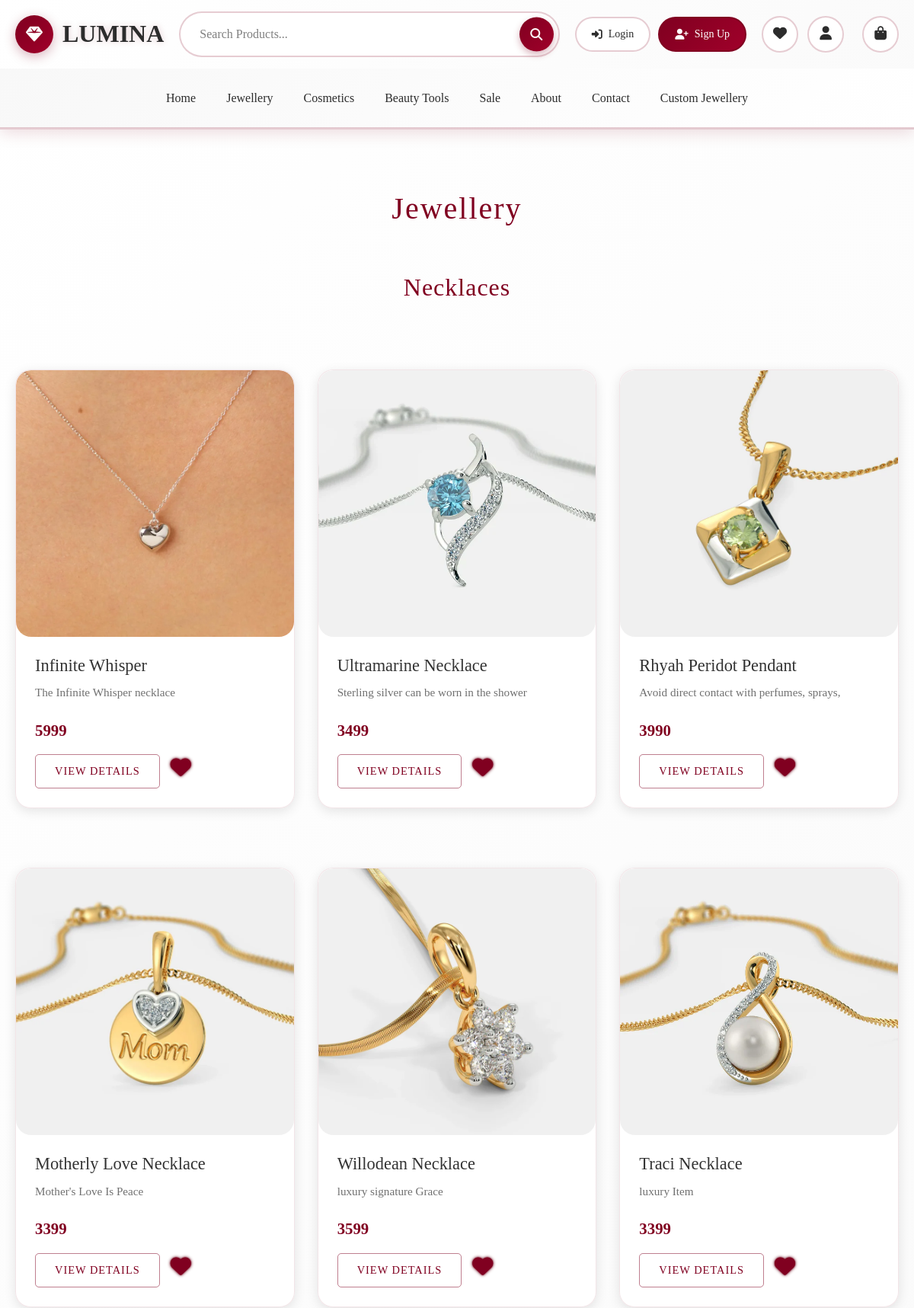
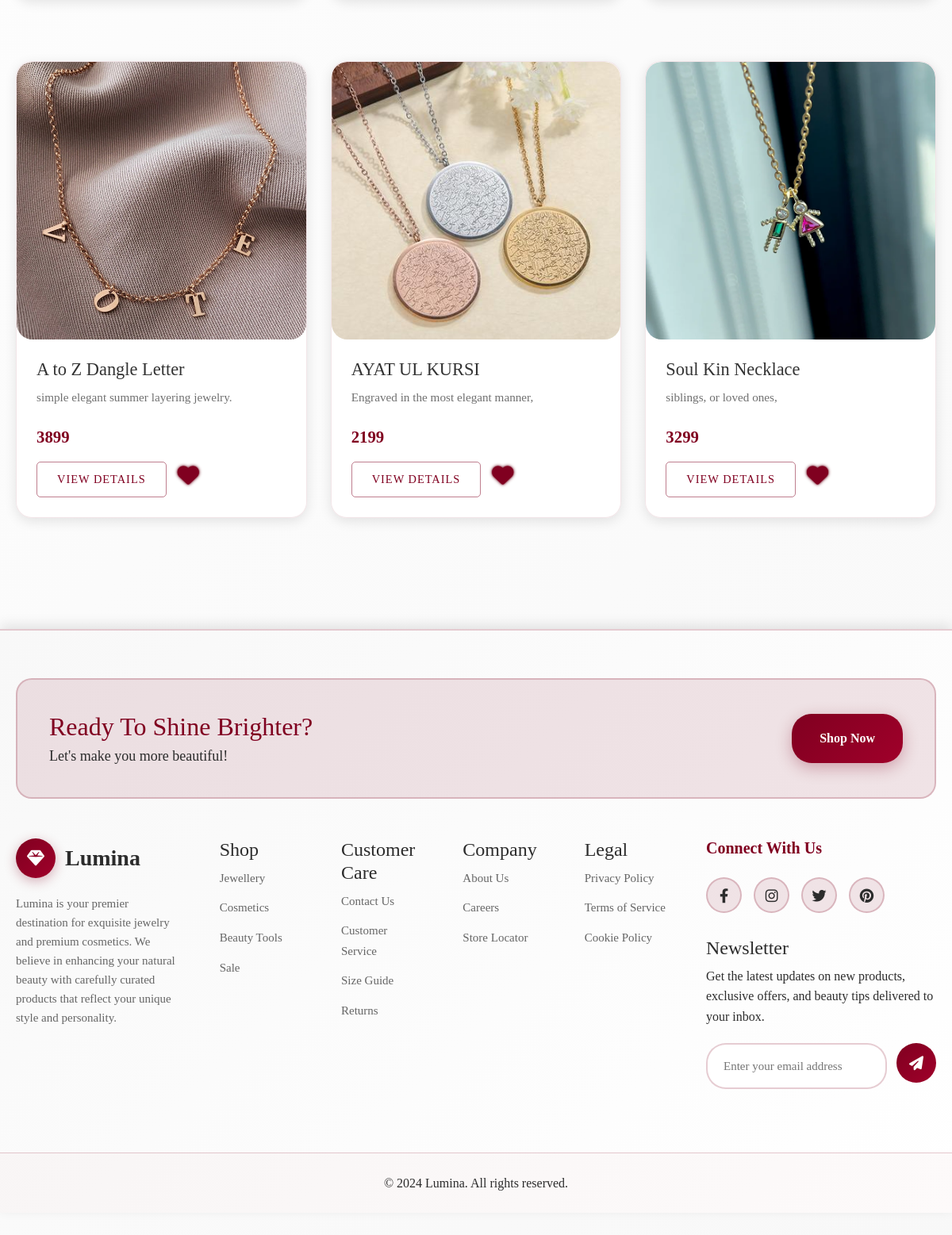
Page /products/products.php?category=Jewellery&subcategory=Necklaces on the committed database (2 pictures, top to bottom).
### tables this page shows
CREATE TABLE `add_product` (
  `product_id` int(255) NOT NULL,
  `product_name` varchar(255) NOT NULL,
  `product_category` varchar(255) NOT NULL,
  `product_subcategory` varchar(255) NOT NULL,
  `product_price` int(255) NOT NULL,
  `product_image` varchar(500) NOT NULL,
  `product_description` varchar(500) NOT NULL,
  `product_tag` varchar(255) NOT NULL
);

### products/products.php (the view, shortened to what this page needs)
<?php include'../includes/header.php'?>
<div class="category-section">
  <div class="products">
    <?php
include('../includes/connection.php');
$category = isset($_GET['category']) ? $_GET['category'] : null;
$subcategory = isset($_GET['subcategory']) ? $_GET['subcategory'] : null;
if(empty($subcategory)){
  $query="select * from add_product where product_category='$category'  ";
}else{
  $query="select * from add_product where product_category='$category' and product_subcategory='$subcategory'   ";
}
$sql=mysqli_query($conn,$query);
$total=mysqli_num_rows($sql);
?>
    <h2 class="section-title"><?php echo $category?></h2>
    <h3 class="category-title"><?php echo $subcategory?></h3>
      <div class="product-grid">
    <?php
if($total>0){ while($data=mysqli_fetch_assoc($sql)){ ?>
    <div class="product-card mt-5 ">
      <div
       class="card-image"
                      style="
                      background-image: url('<?php echo $data['product_image']?>');
                     background-size: cover;
                        background-position: center;
                        height: 350px;
                      border-radius: 20px;
                          "
      ></div>
      <div class="card-content">
        <h3 class="card-title"><?php echo $data['product_name'] ?></h3>
        <p class="card-description">
          <?php echo $data['product_description'] ?>
        </p>
        <div class="card-price"><?php echo $data['product_price'] ?></div>
        <a href="product_detail.php?id=<?php echo $data['product_id']?>"class="view-btn">VIEW DETAILS</a>
     <a href="../wishlist/add_wishlist.php?id=<?php echo $data['product_id'] ?>"
   class="wishlist-icon">
    <i class="fa-solid fa-heart"></i>
</a>
      </div>
    </div>
    <?php
    }
}else{
        echo "No products found";
    }
?>
  </div>
  </div>
<?php include'../includes/footer.php'?>

### includes/header.php (shortened to what this page needs)
<?php
if(!(isset($_SESSION['user_id']))){
$acc_title="Account";
}
?>
<!DOCTYPE html>
<html lang="en">
<head>
    <link href="https://cdn.jsdelivr.net/npm/bootstrap@5.3.7/dist/css/bootstrap.min.css" rel="stylesheet">
    <link href="https://cdnjs.cloudflare.com/ajax/libs/font-awesome/6.4.0/css/all.min.css" rel="stylesheet">
</head>
<body>
    <header class="header">
        <div class="main-header">
            <div class="container">
                <a href="#" class="logo">
                    <div class="logo-icon">
                        <i class="fas fa-gem"></i>
                    </div>
                    <span>LUMINA</span>
                </a>
                <div class="search-bar">
                    <form action="../pages/search.php" style="display:flex;" method="get">
                        <input type="text" class="search-input" placeholder="Search Products..." name="search">
                        <button class="search-btn" type="submit">
                            <i class="fas fa-search"></i>
                        </button>
                    </form>
                </div>
                <?php if(!(isset($_SESSION['login_success']))){ ?>
                    <div class="auth-buttons">
                        <a href="../auth/login.php" class="auth-btn login-btn">
                            <i class="fas fa-sign-in-alt"></i>
                            Login
                        </a>
                        <a href="../auth/signup.php" class="auth-btn signup-btn">
                            <i class="fas fa-user-plus"></i>
                            Sign Up
                        </a>
                    </div>
                <?php } ?>
                <div class="header-actions">
                    <button class="action-btn" title="Wishlist">
                        <a href="../wishlist/wishlist.php" class="text-white">
                            <i class="fas fa-heart"></i>
                        </a>
                    </button>
                    <button class="action-btn" title="<?php echo $acc_title ?>">
                        <a href="../account/account.php" class="text-white">
                        <i class="fas fa-user"></i>
                    </button>
                    <button class="action-btn" title="Shopping Cart">
                        <a href="../cart/cart.php" class="text-white">
                            <i class="fas fa-shopping-bag"></i>
                        </a>
                    </button>
                </div>
            </div>
        </div>
        <nav class="navbar">
    <div class="nav-container">
        <ul class="nav-menu">
            <li class="nav-item">
                <a href="../pages/index.php" class="nav-link">Home</a>
            </li>
            <li class="nav-item">
                        <a href="../products/products.php?category=Jewellery" class="nav-link">Jewellery</a>
                    </li>
            <li class="nav-item">
                        <a href="../products/products.php?category=Cosmetics" class="nav-link">Cosmetics</a>
                    </li>
                    <li class="nav-item">
                        <a href="../products/products.php?category=Beauty Tools" class="nav-link">Beauty Tools</a>
                    </li>
            <li class="nav-item">
                <a href="../pages/sale.php" class="nav-link">Sale</a>
            </li>
            <li class="nav-item">
                <a href="../pages/about.php" class="nav-link">About</a>
            </li>
            <li class="nav-item">
                <a href="../pages/contact.php" class="nav-link">Contact</a>
            </li>
            <li class="nav-item">
                <a href="../pages/custom_jewellery.php" class="nav-link">Custom Jewellery</a>
            </li>
        </ul>
    </div>
</nav>
    </header>
</body>
</html>

### includes/footer.php
<footer class="footer">
        <div class="footer-content">
            <div class="cta-section">
                <div class="cta-text">
                    <h2>Ready To Shine Brighter?</h2>
                    <h3>Let's make you more beautiful!</h3>
                </div>
                <a href="../pages/index.php" class="btn-cta">Shop Now</a>
            </div>
            <div class="footer-links">
                <div class="footer-column">
                    <div class="footer-logo">
                        <div class="logo-icon">
                            <i class="fas fa-gem"></i>
                        </div>
                        Lumina
                    </div>
                    <p class="footer-description">
                        Lumina is your premier destination for exquisite jewelry and premium cosmetics. We believe in enhancing your natural beauty with carefully curated products that reflect your unique style and personality.
                    </p>
                </div>
                <div class="footer-column">
                    <h4>Shop</h4>
                    <ul class="footer-list">
                        <li><a href="../products/products.php?category=Jewellery">Jewellery</a></li>
                        <li><a href="../products/products.php?category=Cosmetics">Cosmetics</a></li>
                        <li><a href="../products/products.php?category=Beauty Tools">Beauty Tools</a></li>
                        <li><a href="../pages/sale.php">Sale</a></li>
                    </ul>
                </div>
                <div class="footer-column">
                    <h4>Customer Care</h4>
                    <ul class="footer-list">
                        <li><a href="../pages/contact.php">Contact Us</a></li>
                        <li><a href="../pages/customerservice.php">Customer Service</a></li>
                        <li><a href="../pages/sizeguide.php">Size Guide</a></li>
                        <li><a href="../pages/returns.php">Returns</a></li>
                    </ul>
                </div>
                <div class="footer-column">
                    <h4>Company</h4>
                    <ul class="footer-list">
                        <li><a href="../pages/about.php">About Us</a></li>
                        <li><a href="../pages/careers.php">Careers</a></li>
                        <li><a href="../pages/storelocator.php">Store Locator</a></li>
                    </ul>
                </div>
                <div class="footer-column">
                    <h4>Legal</h4>
                    <ul class="footer-list">
                        <li><a href="../pages/privacypolicy.php">Privacy Policy</a></li>
                        <li><a href="../pages/terms.php">Terms of Service</a></li>
                        <li><a href="../pages/cookie.php">Cookie Policy</a></li>
                    </ul>
                </div>
                <div class="footer-column social-column">
                    <h3>Connect With Us</h3>
                    <ul class="social-links">
                        <li><a href="../pages/index.php"><i class="fab fa-facebook-f"></i></a></li>
                        <li><a href="../pages/index.php"><i class="fab fa-instagram"></i></a></li>
                        <li><a href="../pages/index.php"><i class="fab fa-twitter"></i></a></li>
                        <li><a href="../pages/index.php"><i class="fab fa-pinterest"></i></a></li>
                    </ul>
                    <h4>Newsletter</h4>
                    <p style=" margin-bottom: 20px;">
                        Get the latest updates on new products, exclusive offers, and beauty tips delivered to your inbox.
                    </p>
                    <form class="newsletter-form">
                        <input type="email" placeholder="Enter your email address" required>
                        <button type="submit">
                            <i class="fas fa-paper-plane"></i>
                        </button>
                    </form>
                </div>
            </div>
        </div>
        <div class="footer-bottom">
            <div class="container">
                <p style="margin: 0;">
                    © 2024 Lumina. All rights reserved.</p>
            </div>
        </div>
    </footer>

### products/products.php (style rules this page uses)
* { margin: 0; padding: 0; box-sizing: border-box; }
body { font-family: 'Georgia', serif; background: linear-gradient(135deg, #ffffff 0%, #f8f8f8 100%); color: #333333; overflow-x: hidden; min-height: 100vh; }
.products { padding: 80px 20px; max-width: 1400px; margin: 0 auto; }
.section-title { text-align: center; font-size: 2.5rem; margin-bottom: 60px; color: #800020; font-weight: 300; letter-spacing: 2px; }
.product-grid { display: grid; grid-template-columns: repeat(auto-fit, minmax(300px, 1fr)); gap: 30px; margin-bottom: 60px; }
.product-card { background: rgba(255, 255, 255, 0.95); border-radius: 20px; overflow: hidden; transition: all 0.4s ease; position: relative; backdrop-filter: blur(10px); border: 1px solid rgba(128, 0, 32, 0.1); cursor: pointer; box-shadow: 0 4px 15px rgba(0, 0, 0, 0.1); }
.product-card::before { position: absolute; top: 0; left: 0; right: 0; bottom: 0; background: linear-gradient(45deg, transparent, rgba(128, 0, 32, 0.1), transparent); opacity: 0; transition: opacity 0.3s ease; }
.card-image { width: 100%; height: 250px; background: linear-gradient(135deg, #f5f5f5, #e0e0e0); position: relative; overflow: hidden; display: flex; align-items: center; justify-content: center; font-size: 3rem; color: #800020; text-shadow: 0 0 15px rgba(128, 0, 32, 0.5); }
.card-image::after { content: ''; position: absolute; top: 0; left: 0; right: 0; bottom: 0; background: linear-gradient(45deg, transparent, rgba(128, 0, 32, 0.1), transparent); opacity: 0; transition: opacity 0.3s ease; }
.card-content { padding: 25px; }
.card-title { font-size: 1.4rem; margin-bottom: 10px; color: #333; font-weight: 400; }
.card-description { color: rgba(51, 51, 51, 0.7); line-height: 1.6; margin-bottom: 20px; font-size: 0.95rem; }
.card-price { font-size: 1.3rem; color: #800020; font-weight: 600; margin-bottom: 15px; }
.view-btn { display: inline-block; padding: 10px 25px; background: transparent; border: 1px solid rgba(128, 0, 32, 0.5); color: #800020; text-decoration: none; font-size: 0.9rem; letter-spacing: 1px; transition: all 0.3s ease; cursor: pointer; border-radius: 5px; }
.category-section { margin-bottom: 80px; }
.category-title { font-size: 2rem; color: #800020; margin-bottom: 40px; text-align: center; font-weight: 300; letter-spacing: 1px; }
.wishlist-icon i { color: #800020; font-size: 27px; transition: all 0.3s ease-in-out; text-shadow: 0 0 2px #800020, 0 0 4px #600015; margin-left: 10px; justify-content: center; align-items: center; }

### rows in the picture
add_product: product_image (picture), product_name "Infinite Whisper", product_description "The Infinite Whisper necklace", product_price "5999"
add_product: product_image (picture), product_name "Ultramarine Necklace", product_description "Sterling silver can be worn in the shower", product_price "3499"
add_product: product_image (picture), product_name "Rhyah Peridot Pendant", product_description "Avoid direct contact with perfumes, sprays,", product_price "3990"
add_product: product_image (picture), product_name "Motherly Love Necklace", product_description "Mother's Love Is Peace", product_price "3399"
add_product: product_image (picture), product_name "Willodean Necklace", product_description "luxury signature Grace", product_price "3599"
add_product: product_image (picture), product_name "Traci Necklace", product_description "luxury Item", product_price "3399"
add_product: product_image (picture), product_name "A to Z Dangle Letter", product_description "simple elegant summer layering jewelry.", product_price "3899"
add_product: product_image (picture), product_name "AYAT UL KURSI", product_description "Engraved in the most elegant manner,", product_price "2199"
add_product: product_image (picture), product_name "Soul Kin Necklace", product_description "siblings, or loved ones,", product_price "3299"

### other values in the picture
$category "Jewellery"
$subcategory "Necklaces"
